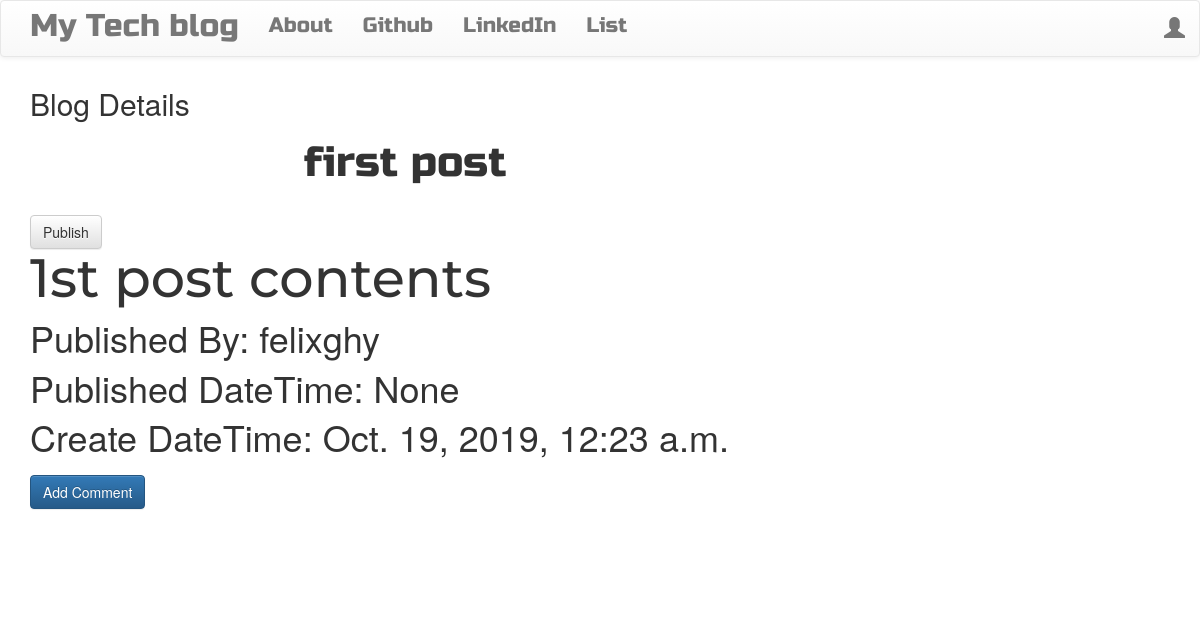
The page /post/18 on the database its author committed.
### blog_app/models.py (models this page shows, shortened)
class Post(models.Model):
    auth = models.ForeignKey('auth.User',on_delete=models.CASCADE)
    title = models.CharField(max_length=200)
    text = models.TextField()
    create_date =  models.DateTimeField(auto_now_add=True)
    publish_date = models.DateTimeField(blank=True, null=True)

### blog_app/views.py (the view)
# urls.py: path('post/<int:pk>',views.PostDetailView.as_view(),name='post_detail'),
class PostDetailView(DetailView):
    model = Post

### blog_app/template/blog_app/blog_app/post_detail.html (shortened to what this page needs)
{% extends "base.html" %}
{%block body_block%}
  <h2>Blog Details</h2>
   <h1 class='posttitle loader'><p>{{post.title}}</p><h1>
  {% if post.publish_date %}
     <p>{{post.publish_date}}</p>
  {% else %}
     <a class="btn btn-default" href="{%url 'blog_app1:post_publish' pk=post.pk %}">Publish</a>
     {% endif %}
   <p class='postcontent' >{{post.text|safe|linebreaksbr}}</p>
  <p>Published By: {{post.auth}}</p>
  <p>Published DateTime: {{post.publish_date}}</p>
  <p> Create DateTime: {{post.create_date}}</p>
 <a class="btn btn-primary" href="{%url 'blog_app1:add_comment_to_post' pk=post.pk %}">Add Comment</a>
<div class="container">
  {% for comment in post.comments.all %}
  <br>
    {% empty %}
    No comment posted
  {% endfor %}
</div>
{% endblock %}

### blog_app/static/css/blog.css (style rules this page uses)
.posttitle { font-family: 'Russo One', sans-serif; font-size: 3em; text-align: center; }
.postcontent { font-family: 'Montserrat'; font-size: 1.5em; }
.loader { filter:hue-rotate(0deg); color: linear-gradient(45deg,#0f8,#08f); animation:hue 5000ms infinite linear; }

### rows shown on the page
Post: title "first post", text "1st post contents", auth "felixghy", publish_date "None", create_date "Oct. 19, 2019, 12:23 a.m."
